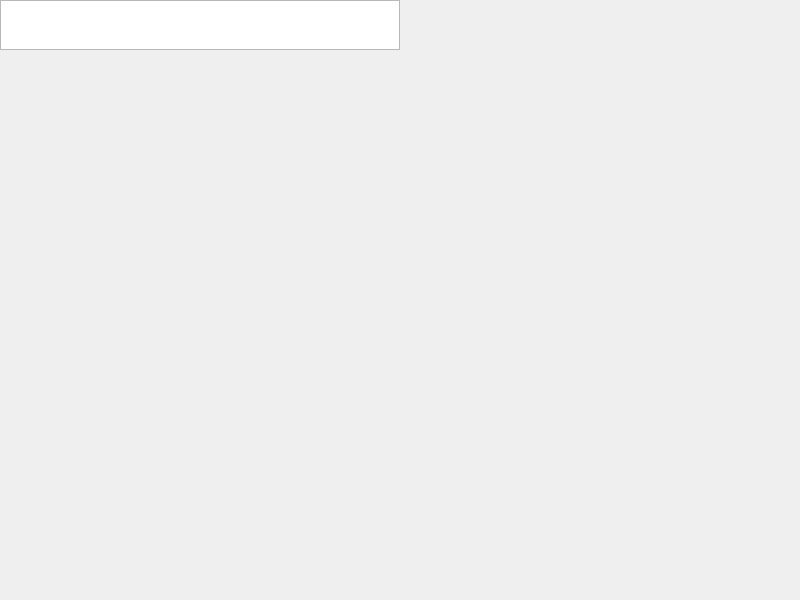
<?xml version="1.0" encoding="UTF-8"?>
<ui version="4.0">
 <class>MainWindow</class>
 <widget class="QMainWindow" name="MainWindow">
  <property name="geometry">
   <rect>
    <x>0</x>
    <y>0</y>
    <width>800</width>
    <height>600</height>
   </rect>
  </property>
  <property name="windowTitle">
   <string>University</string>
  </property>
  <widget class="QWidget" name="centralWidget">
   <widget class="QTextBrowser" name="textBrowser">
    <property name="enabled">
     <bool>true</bool>
    </property>
    <property name="geometry">
     <rect>
      <x>0</x>
      <y>0</y>
      <width>400</width>
      <height>50</height>
     </rect>
    </property>
    <property name="verticalScrollBarPolicy">
     <enum>Qt::ScrollBarAlwaysOff</enum>
    </property>
   </widget>
  </widget>
 </widget>
 <layoutdefault spacing="6" margin="11"/>
 <resources/>
 <connections/>
</ui>
